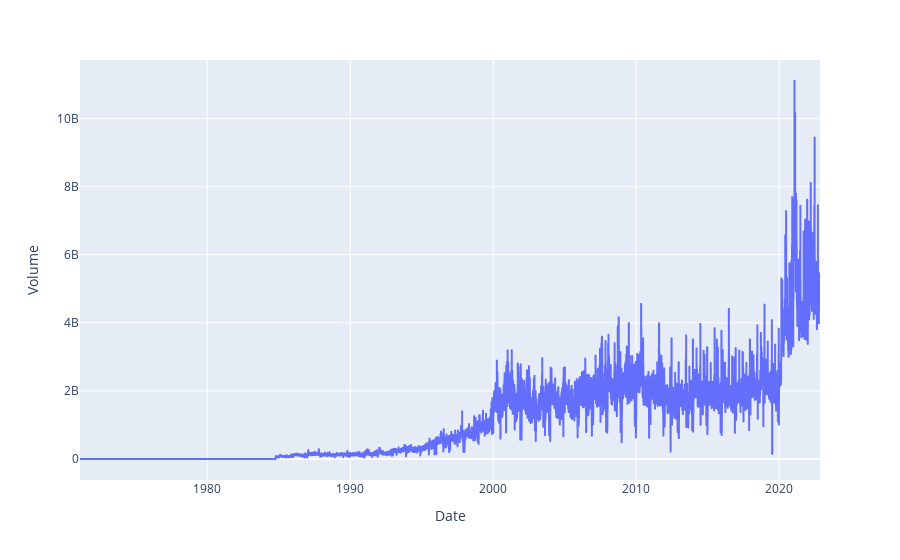

Notebook source saved alongside this figure:
### Code cell
fig = px.line(Nasdf, x='Date', y="Volume")
fig.show()

### Figure 1 — Plotly figure (JSON) as saved in the notebook; plotly's stock layout.template omitted (floating-point values rounded to 4 significant figures; data arrays with more than 128 entries replaced by an {"elided": "..."} marker saying what was removed)
{"data": [{"hovertemplate": "Date=%{x}<br>Volume=%{y}<extra></extra>", "legendgroup": "", "line": {"color": "#636efa", "dash": "solid"}, "marker": {"symbol": "circle"}, "mode": "lines", "name": "", "showlegend": false, "type": "scattergl", "x": {"elided": "13056 str values"}, "xaxis": "x", "y": {"elided": "13056 int values"}, "yaxis": "y"}], "layout": {"legend": {"tracegroupgap": 0}, "margin": {"t": 60}, "xaxis": {"anchor": "y", "domain": [0, 1], "title": {"text": "Date"}}, "yaxis": {"anchor": "x", "domain": [0, 1], "title": {"text": "Volume"}}}}
